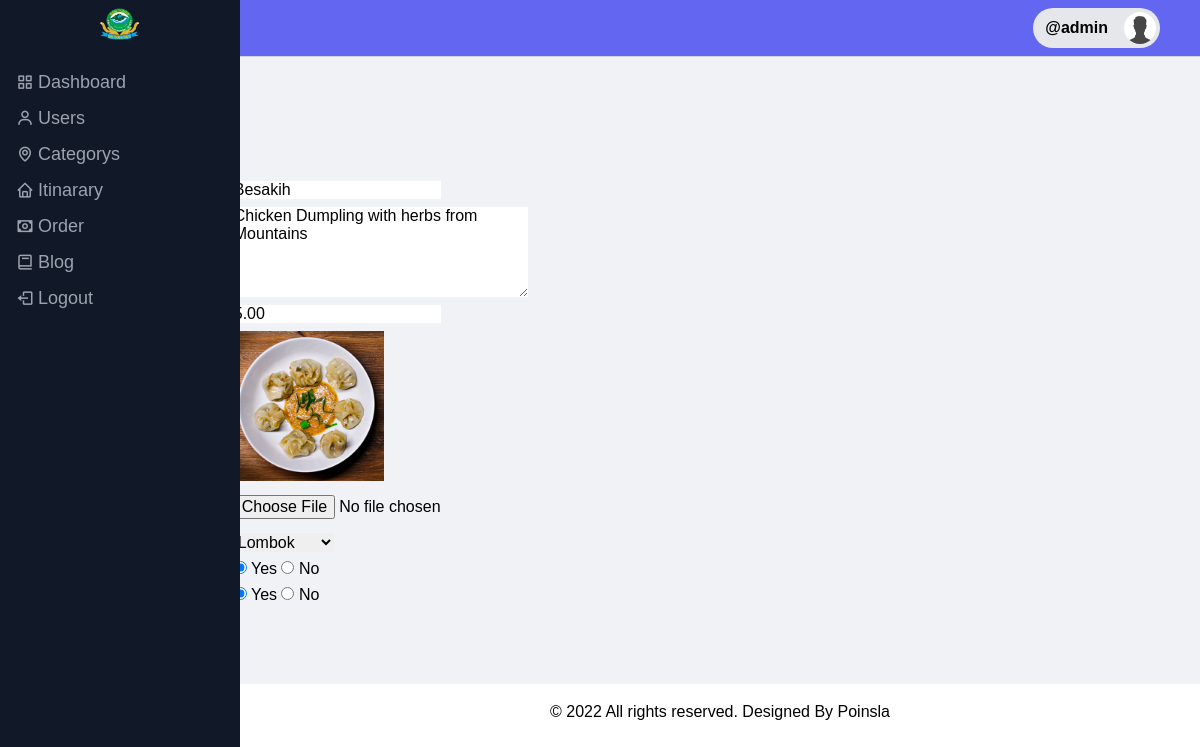
/admin/update-food.php?id=3 (signed in), run on the app's committed database.
### tables this page shows
CREATE TABLE `tbl_food` (
  `id` int(10) UNSIGNED NOT NULL,
  `category_id` int(10) UNSIGNED NOT NULL,
  `title` varchar(100) NOT NULL,
  `description` text NOT NULL,
  `price` decimal(10,2) NOT NULL,
  `image_name` varchar(255) NOT NULL,
  `featured` varchar(10) NOT NULL,
  `active` varchar(10) NOT NULL
);

CREATE TABLE `tbl_category` (
  `id` int(10) UNSIGNED NOT NULL,
  `title` varchar(100) NOT NULL,
  `image_name` varchar(255) NOT NULL,
  `featured` varchar(10) NOT NULL,
  `active` varchar(10) NOT NULL
);

### admin/update-food.php (the view, shortened to what this page needs)
<?php include('partials/menu.php'); ?>
<?php
if (isset($_GET['id'])) {
    $id = $_GET['id'];
    $sql2 = "SELECT * FROM tbl_food WHERE id=$id";
    $res2 = mysqli_query($conn, $sql2);
    $row2 = mysqli_fetch_assoc($res2);
    $title = $row2['title'];
    $description = $row2['description'];
    $price = $row2['price'];
    $current_image = $row2['image_name'];
    $current_category = $row2['category_id'];
    $featured = $row2['featured'];
    $active = $row2['active'];
} else {
    header('location:' . SITEURL . 'admin/manage-food.php');
}
?>
<div class="main-content">
    <div class="wrapper">
        <h1>Update Food</h1>
        <br><br>
        <form action="" method="POST" enctype="multipart/form-data">
            <table class="tbl-30">
                <tr>
                    <td>Title: </td>
                    <td>
                        <input type="text" name="title" value="<?php echo $title; ?>">
                    </td>
                </tr>
                <tr>
                    <td>Description: </td>
                    <td>
                        <textarea name="description" cols="30" rows="5"><?php echo $description; ?></textarea>
                    </td>
                </tr>
                <tr>
                    <td>Price: </td>
                    <td>
                        <input type="number" name="price" value="<?php echo $price; ?>">
                    </td>
                </tr>
                <tr>
                    <td>Current Image: </td>
                    <td>
                        <?php
                        if ($current_image == "") {
                            echo "<div class='error'>Image not Available.</div>";
                        } else {
                        ?>
                            <img src="<?php echo SITEURL; ?>images/food/<?php echo $current_image; ?>" width="150px">
                        <?php
                        }
                        ?>
                    </td>
                </tr>
                <tr>
                    <td>Select New Image: </td>
                    <td>
                        <input type="file" name="image">
                    </td>
                </tr>
                <tr>
                    <td>Category: </td>
                    <td>
                        <select name="category">
                            <?php
                            $sql = "SELECT * FROM tbl_category WHERE active='Yes'";
                            $res = mysqli_query($conn, $sql);
                            $count = mysqli_num_rows($res);
                            if ($count > 0) {
                                while ($row = mysqli_fetch_assoc($res)) {
                                    $category_title = $row['title'];
                                    $category_id = $row['id'];
                            ?>
                                    <option <?php if ($current_category == $category_id) {
                                                echo "selected";
                                            } ?> value="<?php echo $category_id; ?>"><?php echo $category_title; ?></option>
                            <?php
                                }
                            } else {
                                echo "<option value='0'>Category Not Available.</option>";
                            }
                            ?>
                        </select>
                    </td>
                </tr>
                <tr>
                    <td>Featured: </td>
                    <td>
                        <input <?php if ($featured == "Yes") {
                                    echo "checked";
                                } ?> type="radio" name="featured" value="Yes"> Yes
                        <input <?php if ($featured == "No") {
                                    echo "checked";
                                } ?> type="radio" name="featured" value="No"> No
                    </td>
                </tr>
                <tr>
                    <td>Active: </td>
                    <td>
                        <input <?php if ($active == "Yes") {
                                    echo "checked";
                                } ?> type="radio" name="active" value="Yes"> Yes
                        <input <?php if ($active == "No") {
                                    echo "checked";
                                } ?> type="radio" name="active" value="No"> No
                    </td>
                </tr>
                <tr>
                    <td>
                    </td>
                </tr>
            </table>
        </form>
    </div>
</div>
<?php include('partials/footer.php'); ?>

### css/admin.css (style rules this page uses)
* { margin: 0; padding: 0; font-family: Arial, Helvetica, sans-serif; }
.wrapper { padding: 1%; width: 80%; margin: 0 auto; }
.tbl-30 { width: 30%; }
table tr td { padding: 1%; }
.main-content { background-color: #f1f2f6; padding: 3% 0; }

### assets/css/styles.css (style rules this page uses)
*, *::before, *::after { box-sizing: border-box; }
:root { -moz-tab-size: 4; -o-tab-size: 4; tab-size: 4; }
html { line-height: 1.15; -webkit-text-size-adjust: 100%; }
body { margin: 0; }
body { font-family: system-ui, -apple-system, 'Segoe UI', Roboto, Helvetica, Arial, sans-serif, 'Apple Color Emoji', 'Segoe UI Emoji'; }
table { text-indent: 0; border-color: inherit; }
button, input, optgroup, select, textarea { font-family: inherit; font-size: 100%; line-height: 1.15; margin: 0; }
button, select { text-transform: none; }
blockquote, dl, dd, h1, h2, h3, h4, h5, h6, hr, figure, p, pre { margin: 0; }
html { font-family: ui-sans-serif, system-ui, -apple-system, BlinkMacSystemFont, "Segoe UI", Roboto, "Helvetica Neue", Arial, "Noto Sans", sans-serif, "Apple Color Emoji", "Segoe UI Emoji", "Segoe UI Symbol", "Noto Color Emoji"; line-height: 1.5; }
body { font-family: inherit; line-height: inherit; }
img { border-style: solid; }
textarea { resize: vertical; }
input::placeholder, textarea::placeholder { opacity: 1; color: #9ca3af; }
table { border-collapse: collapse; }
h1, h2, h3, h4, h5, h6 { font-size: inherit; font-weight: inherit; }
button, input, optgroup, select, textarea { padding: 0; line-height: inherit; color: inherit; }
img, svg, video, canvas, audio, iframe, embed, object { display: block; vertical-align: middle; }
img, video { max-width: 100%; height: auto; }
* { --tw-shadow: 0 0 #0000; --tw-ring-inset: var(--tw-empty, ); --tw-ring-offset-width: 0px; --tw-ring-offset-color: #fff; --tw-ring-color: rgba(59, 130, 246, 0.5); --tw-ring-offset-shadow: 0 0 #0000; --tw-ring-shadow: 0 0 #0000; }

### data on the page
tbl_food: title "Besakih", description "Chicken Dumpling with herbs from Mountains", price "5.00", image_name (picture), category "Lombok", featured "☑", active "☑"

### other printed values
$_SESSION['user'] "admin"
